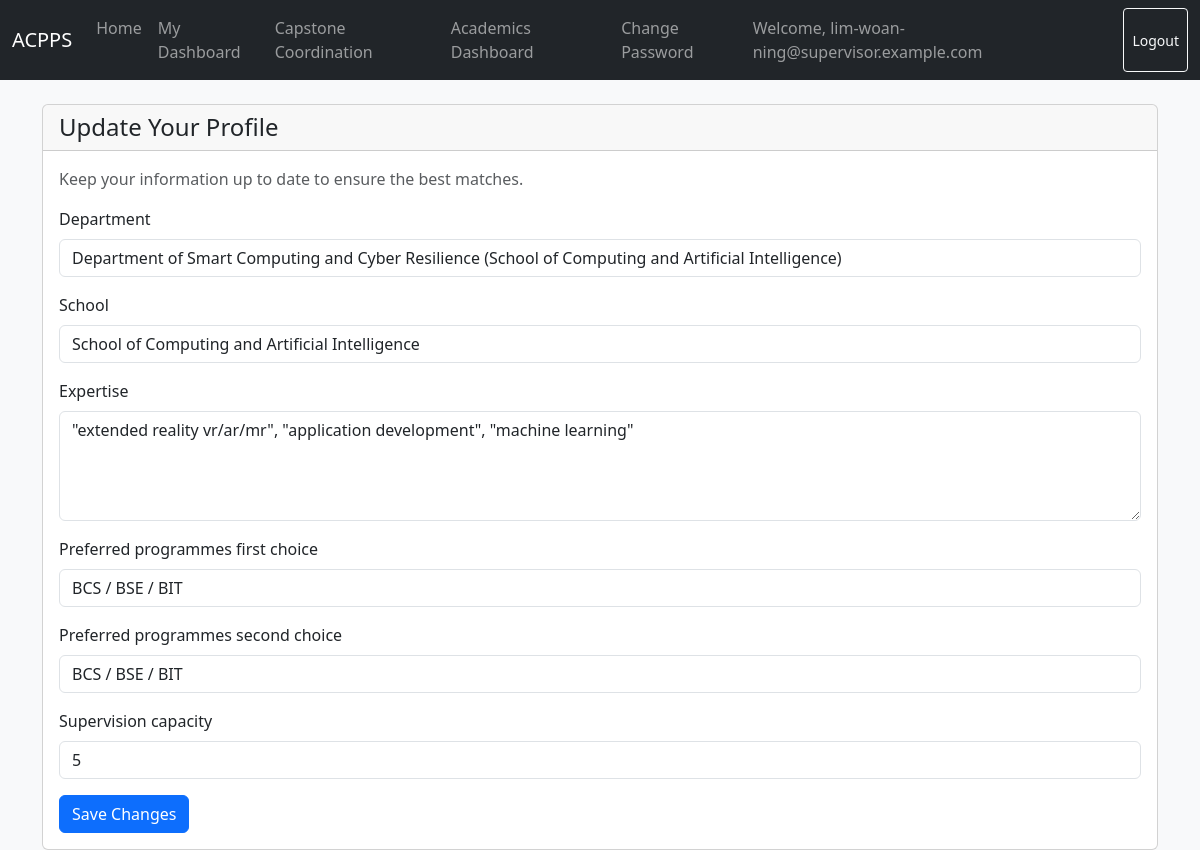
The page /dashboards/update-profile/ (signed in) on the database its author committed.
### users/models.py (models this page shows, shortened)
class User(AbstractBaseUser, PermissionsMixin):
    email = models.EmailField(unique=True)
    is_active = models.BooleanField(default=True)
    is_staff = models.BooleanField(default=False)
    date_joined = models.DateTimeField(default=timezone.now)
    full_name = models.CharField(max_length=255, blank=False, null=False)
    USER_TYPE_CHOICES = (
        ('student', 'Student'),
        ('supervisor', 'Supervisor'),
    )
    user_type = models.CharField(max_length=10, choices=USER_TYPE_CHOICES)
    objects = UserManager()
    USERNAME_FIELD = 'email'
    REQUIRED_FIELDS = ['user_type']

class SupervisorProfile(models.Model):
    user = models.OneToOneField(settings.AUTH_USER_MODEL, on_delete=models.CASCADE, primary_key=True)
    department = models.ForeignKey(Department, on_delete=models.SET_NULL, null=True, related_name='supervisors', blank=True)
    school = models.ForeignKey(School, on_delete=models.SET_NULL, null=True, related_name='supervisors', blank=True)
    expertise = models.TextField(blank=True, null=True)
    preferred_programmes_first_choice = models.ForeignKey(ProgrammePreferenceGroup, on_delete=models.SET_NULL, null=True, related_name='supervisors_first_choice', blank=True)
    preferred_programmes_second_choice = models.ForeignKey(ProgrammePreferenceGroup, on_delete=models.SET_NULL, null=True, related_name='supervisors_second_choice', blank=True)
    supervision_capacity = models.PositiveIntegerField(default=0)
    standardised_expertise = models.TextField(blank=True, null=True)
    accepting_students = models.BooleanField(default=True)

### dashboards/views.py (the view, shortened to what this page needs)
# urls.py: path('update-profile/', UpdateProfileView.as_view(), name='update_profile'),
@method_decorator(login_required, name='dispatch')
class UpdateProfileView(View):
    template_name = 'dashboard/update_profile.html'
    def get_form_and_instance(self, user):
        if hasattr(user, 'supervisorprofile'):
            return SupervisorProfileForm, user.supervisorprofile
        elif hasattr(user, 'studentprofile'):
            return StudentProfileForm, user.studentprofile
        return None, None
    def get(self, request, *args, **kwargs):
        user = request.user
        form_class, instance = self.get_form_and_instance(user)
        if not form_class:
            messages.error(request, "You do not have a profile that can be updated.")
            return redirect('home')
        form = form_class(instance=instance)
        return render(request, self.template_name, {'form': form})

### users/forms.py
class SupervisorProfileForm(forms.ModelForm):
    class Meta:
        model = SupervisorProfile
        fields = [
            'department',
            'school',
            'expertise',
            'preferred_programmes_first_choice',
            'preferred_programmes_second_choice',
            'supervision_capacity',
        ]
        widgets = {
            'expertise': forms.Textarea(attrs={'rows': 4, 'placeholder': 'Comma-separated keywords for matching, e.g., "AI", "NLP", "Computer Vision"'}),
        }
    def __init__(self, *args, **kwargs):
        super().__init__(*args, **kwargs)
        self.fields['department'].queryset = Department.objects.all().order_by('name')
        self.fields['school'].queryset = School.objects.all().order_by('name')
        self.fields['preferred_programmes_first_choice'].queryset = ProgrammePreferenceGroup.objects.all().order_by('name')
        self.fields['preferred_programmes_second_choice'].queryset = ProgrammePreferenceGroup.objects.all().order_by('name')

### academics/models.py (called while the page is built)
    def __str__(self):
        return self.name

    def __str__(self):
        return f"{self.name} ({self.school.name if self.school else self.faculty.name if self.faculty else 'No School or Faculty'})"

    def __str__(self):
        return f"{self.name}"

### templates/dashboard/update_profile.html (shortened to what this page needs)
{% extends "base.html" %}
{% load widget_tweaks %}
{% block content %}
<div class="card">
  <div class="card-header">
    <h2 class="mb-0">Update Your Profile</h2>
  </div>
  <div class="card-body">
    <p class="card-text text-muted">Keep your information up to date to ensure the best matches.</p>
    <form method="post" novalidate>
      {% for field in form %}
        <div class="mb-3">
          <label for="{{ field.id_for_label }}" class="form-label">{{ field.label }}</label>
          {% if field.errors %}
            {% render_field field class="form-control is-invalid" %}
            <div class="invalid-feedback">
              {% for error in field.errors %}
                {{ error }}
              {% endfor %}
            </div>
          {% else %}
            {% render_field field class="form-control" %}
          {% endif %}
        </div>
      {% endfor %}
      <button type="submit" class="btn btn-primary">Save Changes</button>
    </form>
  </div>
</div>
{% endblock %}

### templates/base.html (shortened to what this page needs)
<!DOCTYPE html>
<html lang="en">
<head>
    <link href="https://cdn.jsdelivr.net/npm/bootstrap@5.3.3/dist/css/bootstrap.min.css" rel="stylesheet">
    <link rel="stylesheet" href="https://cdn.jsdelivr.net/npm/bootstrap-icons@1.11.3/font/bootstrap-icons.min.css">
</head>
<body>
    <nav class="navbar navbar-expand-lg navbar-dark bg-dark mb-4">
        <div class="container-fluid">
            <a class="navbar-brand" href="{% url 'home' %}">ACPPS</a>
            <div class="collapse navbar-collapse" id="navbarNav">
                <ul class="navbar-nav me-auto mb-2 mb-lg-0">
                    <li class="nav-item"><a class="nav-link" href="{% url 'home' %}">Home</a></li>
                    {% if user.is_authenticated %}
                        {% if user.is_superuser %}
                            <li class="nav-item"><a class="nav-link" href="{% url 'student_dashboard' %}">Student DB</a></li>
                            <li class="nav-item"><a class="nav-link" href="{% url 'supervisor_dashboard' %}">Supervisor DB</a></li>
                            <li class="nav-item"><a class="nav-link" href="{% url 'coordinator_dashboard' %}">Coordinator DB</a></li>
                            <li class="nav-item"><a class="nav-link" href="{% url 'academics:dashboard' %}">Academics DB</a></li>
                        {% elif user.user_type == 'student' %}
                             <li class="nav-item"><a class="nav-link" href="{% url 'student_dashboard' %}">My Dashboard</a></li>
                        {% elif user.user_type == 'supervisor' and user.supervisorprofile.coordinatorprofile %}
                             <li class="nav-item"><a class="nav-link" href="{% url 'supervisor_dashboard' %}">My Dashboard</a></li>
                             <li class="nav-item"><a class="nav-link" href="{% url 'coordinator_dashboard' %}">Capstone Coordination</a></li>
                             <li class="nav-item"><a class="nav-link" href="{% url 'academics:dashboard' %}">Academics Dashboard</a></li>
                        {% elif user.user_type == 'supervisor' %}
                            <li class="nav-item"><a class="nav-link" href="{% url 'supervisor_dashboard' %}">My Dashboard</a></li>
                        {% endif %}
                    {% endif %}
                </ul>
                <div class="navbar-nav ms-auto">
                    {% if user.is_authenticated %}
                        <li class="nav-item"><a class="nav-link" href="{% url 'password_change' %}">Change Password</a></li>
                        <span class="navbar-text me-3">
                            Welcome, {{ user.email }}
                        </span>
                        <form class="d-flex" action="{% url 'logout' %}" method="post">
                            <button type="submit" class="btn btn-outline-light btn-sm">Logout</button>
                        </form>
                    {% else %}
                        <a href="{% url 'login' %}" class="btn btn-outline-light">Login</a>
                    {% endif %}
                </div>
            </div>
        </div>
    </nav>
    <main class="container">
        {% block content %}
        {% endblock %}
    </main>
</body>
</html>

### templates/base.html (style rules this page uses)
body { background-color: #f8f9fa; }
.card-header h2 { font-size: 1.5rem; }

### rows shown on the page
User: email "lim-woan-ning@supervisor.example.com"
SupervisorProfile: department "Department of Smart Computing and Cyber Resilience (School of Computing and Artificial Intelligence)" "School of Computing and Artificial Intelligence" "\"extended reality vr/ar/mr\", \"application development\", \"machine learning\"" "BCS / BSE / BIT" "BCS / BSE / BIT" "5"

### other values the page prints
{{ field.label }} "Department" "School" "Expertise" "Preferred programmes first choice" "Preferred programmes second choice" "Supervision capacity"
